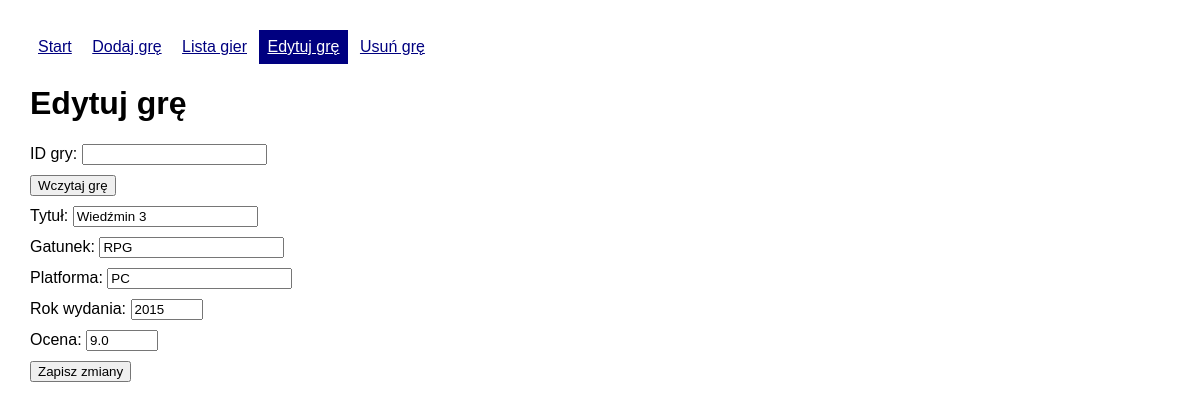
The app's page /edytuj.php?id=1 with its own data.
### tables this page shows
CREATE TABLE `gry` (
  `id` int(11) NOT NULL,
  `tytul` varchar(100) DEFAULT NULL,
  `gatunek` varchar(50) DEFAULT NULL,
  `platforma` varchar(50) DEFAULT NULL,
  `rok_wydania` year(4) DEFAULT NULL,
  `ocena` decimal(3,1) DEFAULT NULL
);

### edytuj.php (the view, shortened to what this page needs)
<?php
require 'nav.php';
require 'db_connect.php';
$strona = basename($_SERVER['PHP_SELF']);
$gra = null;
?>
<h1>Edytuj grę</h1>
<form method="get" action="<?= htmlspecialchars($strona) ?>">
    <label>ID gry:
        <input type="number" name="id" min="1" required>
    </label>
    <button type="submit">Wczytaj grę</button>
</form>
<?php
if (isset($_GET['id'])) {
    $id = (int) $_GET['id'];
    $sql = "SELECT * FROM gry WHERE id = $id";
    $wynik = mysqli_query($conn, $sql);
    if (!$wynik) {
        echo "<p>Błąd wczytywania gry.</p>";
    } elseif (mysqli_num_rows($wynik) == 0) {
        echo "<p>Nie ma gry o takim ID.</p>";
    } else {
        $gra = mysqli_fetch_assoc($wynik);
    }
}
?>
<?php if ($gra) { ?>
    <form method="post" action="<?= htmlspecialchars($strona) ?>">
        <label>Tytuł:
            <input type="text" name="tytul" maxlength="100"
                   value="<?= htmlspecialchars($gra['tytul']) ?>" required>
        </label>
        <label>Gatunek:
            <input type="text" name="gatunek" maxlength="50"
                   value="<?= htmlspecialchars($gra['gatunek']) ?>" required>
        </label>
        <label>Platforma:
            <input type="text" name="platforma" maxlength="50"
                   value="<?= htmlspecialchars($gra['platforma']) ?>" required>
        </label>
        <label>Rok wydania:
            <input type="number" name="rok_wydania" min="1901" max="2155"
                   value="<?= htmlspecialchars($gra['rok_wydania']) ?>" required>
        </label>
        <label>Ocena:
            <input type="number" name="ocena" min="0" max="10" step="0.1"
                   value="<?= htmlspecialchars($gra['ocena']) ?>" required>
        </label>
        <button type="submit">Zapisz zmiany</button>
    </form>
<?php } ?>
<?php
require 'footer.php';
?>

### nav.php (style rules this page uses)
body { font-family: Arial, sans-serif; margin: 30px; }
label { display: block; margin: 10px 0; }

### records on screen
gry: tytul "Wiedźmin 3", gatunek "RPG", platforma "PC", rok_wydania "2015", ocena "9.0"
